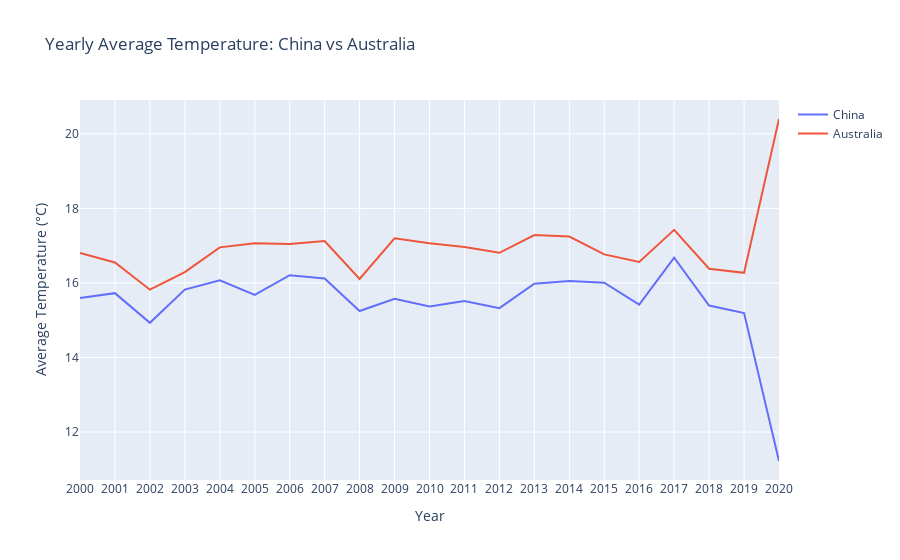

This figure's notebook cell:
### Markdown cell above
# Comparing Ausrtalia and China Average Temperature

### Code cell
import pandas as pd
import plotly.graph_objects as go

# 数据筛选
df_china = df[df['Country'] == 'China']
df_australia = df[df['Country'] == 'Australia']

# 计算每年的平均气温
avg_temp_china = df_china.groupby('Year')['AvgTemperature'].mean()
avg_temp_australia = df_australia.groupby('Year')['AvgTemperature'].mean()

# 创建图表
fig = go.Figure()
fig.add_trace(go.Scatter(x=avg_temp_china.index, y=avg_temp_china, mode='lines', name='China'))
fig.add_trace(go.Scatter(x=avg_temp_australia.index, y=avg_temp_australia, mode='lines', name='Australia'))
fig.update_layout(title='Yearly Average Temperature: China vs Australia',
                  xaxis_title='Year',
                  yaxis_title='Average Temperature (°C)')
fig.show()
# save to txt
avg_temp_china.to_csv('avg_temp_china.txt', sep='\t', index=True, header=True)
avg_temp_australia.to_csv('avg_temp_australia.txt', sep='\t', index=True, header=True)

### Figure 1 — Plotly figure (JSON) as saved in the notebook; plotly's stock layout.template omitted (floating-point values rounded to 4 significant figures)
{"data": [{"mode": "lines", "name": "China", "type": "scatter", "x": ["2000", "2001", "2002", "2003", "2004", "2005", "2006", "2007", "2008", "2009", "2010", "2011", "2012", "2013", "2014", "2015", "2016", "2017", "2018", "2019", "2020"], "y": [15.6, 15.73, 14.93, 15.82, 16.07, 15.68, 16.21, 16.12, 15.25, 15.58, 15.37, 15.52, 15.32, 15.98, 16.05, 16.01, 15.42, 16.68, 15.39, 15.19, 11.22]}, {"mode": "lines", "name": "Australia", "type": "scatter", "x": ["2000", "2001", "2002", "2003", "2004", "2005", "2006", "2007", "2008", "2009", "2010", "2011", "2012", "2013", "2014", "2015", "2016", "2017", "2018", "2019", "2020"], "y": [16.81, 16.55, 15.82, 16.29, 16.95, 17.06, 17.04, 17.12, 16.11, 17.2, 17.06, 16.97, 16.81, 17.29, 17.24, 16.77, 16.56, 17.43, 16.38, 16.27, 20.4]}], "layout": {"title": {"text": "Yearly Average Temperature: China vs Australia"}, "xaxis": {"title": {"text": "Year"}}, "yaxis": {"title": {"text": "Average Temperature (°C)"}}}}
